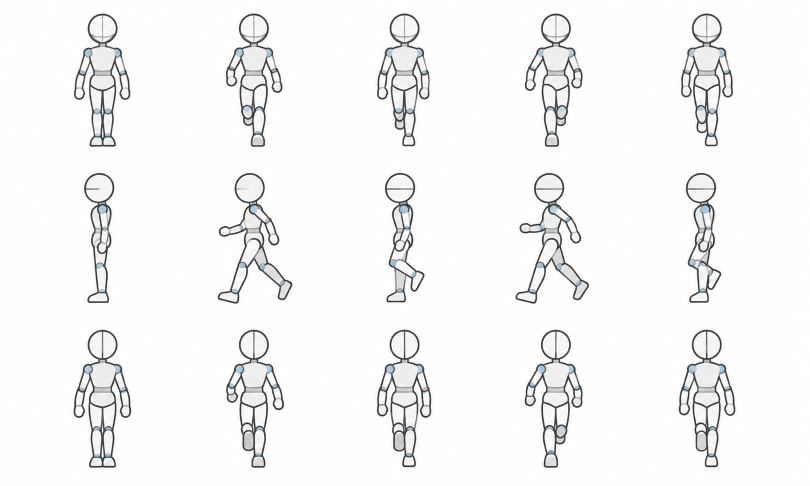
#> input picture backend/assets/reference_image_2/6e2d201d-15e0-4116-bace-ba85071d39a5.png, 1619 x 971 px (shown at 1/2 size)
$ python -i normalizer.py   (imports and definitions only)
#> lines starting #> are read from the running program, lines starting #| are printed output that depends on the picture
#> further down, picture is the input picture: PIL image 1619x971 RGB; mean R, G, B 244.9, 245, 245.3
"""
Module: backend.core.normalizer
Mục đích: Thuật toán chuẩn hóa ảnh Sprite (SpriteNormalizer).
Ai gọi nó: API router `backend.api.v1.sprites` và các bài kiểm thử `tests.test_sprite_normalizer`.
Tại sao tồn tại: Xử lý tiền xử lý hình ảnh sprite: tự động phát hiện hộp bao tối thiểu (Bounding Box) bỏ viền trong suốt, căn chỉnh điểm neo chân đáy giữa (Bottom-Center Anchor) và đệm viền an toàn, đảm bảo mọi frame sprite có cùng chuẩn hệ quy chiếu hình học.
"""

# ========================================================
# 1. THƯ VIỆN NỀN TẢNG PYTHON (Cấu trúc dữ liệu & Kiểu)
# ========================================================
# typing: Định nghĩa kiểu dữ liệu tuple, danh sách và tùy chọn giá trị
from typing import Tuple, Optional

# ========================================================
# 2. THƯ VIỆN BÊN NGOÀI (Third-party packages)
# ========================================================
# PIL (Pillow): Mở, resize, crop và dán khung hình sprite
from PIL import Image
# numpy: Thao tác ma trận kênh alpha để quét bounding box và điểm neo
import numpy as np

# ========================================================
# 3. THÀNH PHẦN NỘI BỘ DỰ ÁN (Internal modules)
# ========================================================
# (Không có phụ thuộc nội bộ)

# ========================================================
# 4. ĐỊNH DẠNG GIAO DIỆN & MÀU SẮC (Stylesheets)
# ========================================================
# (Không áp dụng cho file backend)


class SpriteNormalizer:
    """
    Thuật toán chuẩn hóa Sprite Pixel Art:
    - Cắt tỉa vùng trong suốt thừa (Trim Transparency).
    - Căn chỉnh điểm neo linh hoạt (Bottom-Center, Center, Top-Left).
    - Hỗ trợ căn chỉnh theo mốc chân tiếp đất sinh học (Ground Y) do AI phát hiện,
      tránh tình trạng nhân vật bị lơ lửng do bóng đổ sàn (Shadow).
    - Chuẩn hóa kích thước khung hình đồng bộ (Uniform Frame Sizing / Canvas Padding).
    """

    def __init__(self, target_width: int = 64, target_height: int = 64, anchor: str = "bottom_center"):
        """
        Khởi tạo bộ chuẩn hóa Sprite.

        @param {int} target_width Chiều rộng khung hình mục tiêu.
        @param {int} target_height Chiều cao khung hình mục tiêu.
        @param {str} anchor Điểm neo căn chỉnh ("bottom_center", "center", "top_left").
        """
        self.target_width = target_width
        self.target_height = target_height
        self.anchor = anchor

    def get_bounding_box(self, image: Image.Image) -> Optional[Tuple[int, int, int, int]]:
        """
        Tìm hộp bao (Bounding Box) nhỏ nhất của sprite, loại trừ các pixel trong suốt (Alpha = 0).

        @param {Image.Image} image Ảnh sprite gốc.
        @returns {Optional[Tuple[int, int, int, int]]} Tọa độ (xmin, ymin, xmax, ymax) hoặc None nếu ảnh rỗng.
        """
        if image.mode != "RGBA":
            image = image.convert("RGBA")

        np_img = np.array(image)
        alpha = np_img[:, :, 3]
#> alpha: shape (971, 1619); every value is 255
        non_empty = np.where(alpha > 0)
#> non_empty = 1572049 positions, rows 0 to 970, columns 0 to 1618

        if len(non_empty[0]) == 0 or len(non_empty[1]) == 0:
            return None

        ymin, ymax = int(np.min(non_empty[0])), int(np.max(non_empty[0]))
#> ymin = 0; ymax = 970
        xmin, xmax = int(np.min(non_empty[1])), int(np.max(non_empty[1]))
#> xmin = 0; xmax = 1618
        return (xmin, ymin, xmax + 1, ymax + 1)

    def trim(self, image: Image.Image) -> Image.Image:
        """
        Cắt bỏ phần trong suốt thừa bao quanh sprite để lấy vùng nhân vật thực tế.

        @param {Image.Image} image Ảnh sprite gốc.
        @returns {Image.Image} Ảnh đã được cắt sát viền.
        """
        bbox = self.get_bounding_box(image)
        if bbox:
            return image.crop(bbox)
        return image

    def normalize_frame(
        self,
        frame: Image.Image,
        target_size: Optional[Tuple[int, int]] = None,
        anchor: Optional[str] = None,
        ground_y: Optional[int] = None
    ) -> Image.Image:
        """
        Chuẩn hóa kích thước 1 frame sprite theo target_size và điểm neo (anchor).
        Hỗ trợ căn chân tiếp xúc mặt đất dựa theo ground_y (loại bỏ độ dời do bóng đổ).

        @param {Image.Image} frame Ảnh khung hình sprite cần chuẩn hóa.
        @param {Optional[Tuple[int, int]]} target_size Kích thước canvas mục tiêu (width, height).
        @param {Optional[str]} anchor Điểm neo ("bottom_center", "center", "top_left").
        @param {Optional[int]} ground_y Tọa độ Y chân tiếp đất trên ảnh gốc (nếu có từ AI).
        @returns {Image.Image} Ảnh canvas mới đã căn chỉnh chuẩn xác.
        """
        tw, th = target_size or (self.target_width, self.target_height)
        cur_anchor = anchor or self.anchor

        bbox = self.get_bounding_box(frame)
#> bbox = (0, 0, 1619, 971)
        if not bbox:
            return Image.new("RGBA", (tw, th), (0, 0, 0, 0))

        xmin, ymin, xmax, ymax = bbox
#> xmin = 0; ymin = 0; xmax = 1619; ymax = 971
        trimmed = frame.crop(bbox)
        fw, fh = trimmed.size
#> fw = 1619; fh = 971

        # Tính tỷ lệ thu phóng vừa vặn khung hình canvas mục tiêu
        scale = min(tw / fw, th / fh) if (fw > tw or fh > th) else 1.0
#> scale = 0.0395
        if scale != 1.0:
            new_w = max(1, int(round(fw * scale)))
#> new_w = 64
            new_h = max(1, int(round(fh * scale)))
#> new_h = 38
            trimmed = trimmed.resize((new_w, new_h), Image.Resampling.NEAREST)
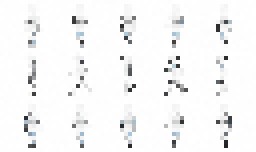
#> trimmed: PIL image 64x38 RGB (shown 4 times larger); mean R, G, B 246, 246.2, 246.6
            fw, fh = trimmed.size
#> fw = 64; fh = 38

        canvas = Image.new("RGBA", (tw, th), (0, 0, 0, 0))
#> canvas: PIL image 64x64 RGBA; every value is 0

        # Tính toán tọa độ dán ảnh dựa theo điểm neo (Anchor)
        if cur_anchor == "bottom_center":
            pos_x = (tw - fw) // 2
#> pos_x = 0
            if ground_y is not None:
                # Căn chân chạm đất sinh học sát đáy canvas (loại bỏ độ lơ lửng của bóng)
                feet_rel_y = (ground_y - ymin) * scale
                pos_y = int(round(th - 1 - feet_rel_y))
            else:
                pos_y = th - fh
#> pos_y = 26
        elif cur_anchor == "center":
            pos_x = (tw - fw) // 2
            pos_y = (th - fh) // 2
        elif cur_anchor == "top_left":
            pos_x = 0
            pos_y = 0
        else:
            pos_x = (tw - fw) // 2
            pos_y = (th - fh) // 2

#> (the run stopped early here; a loop or call above may not have finished)
